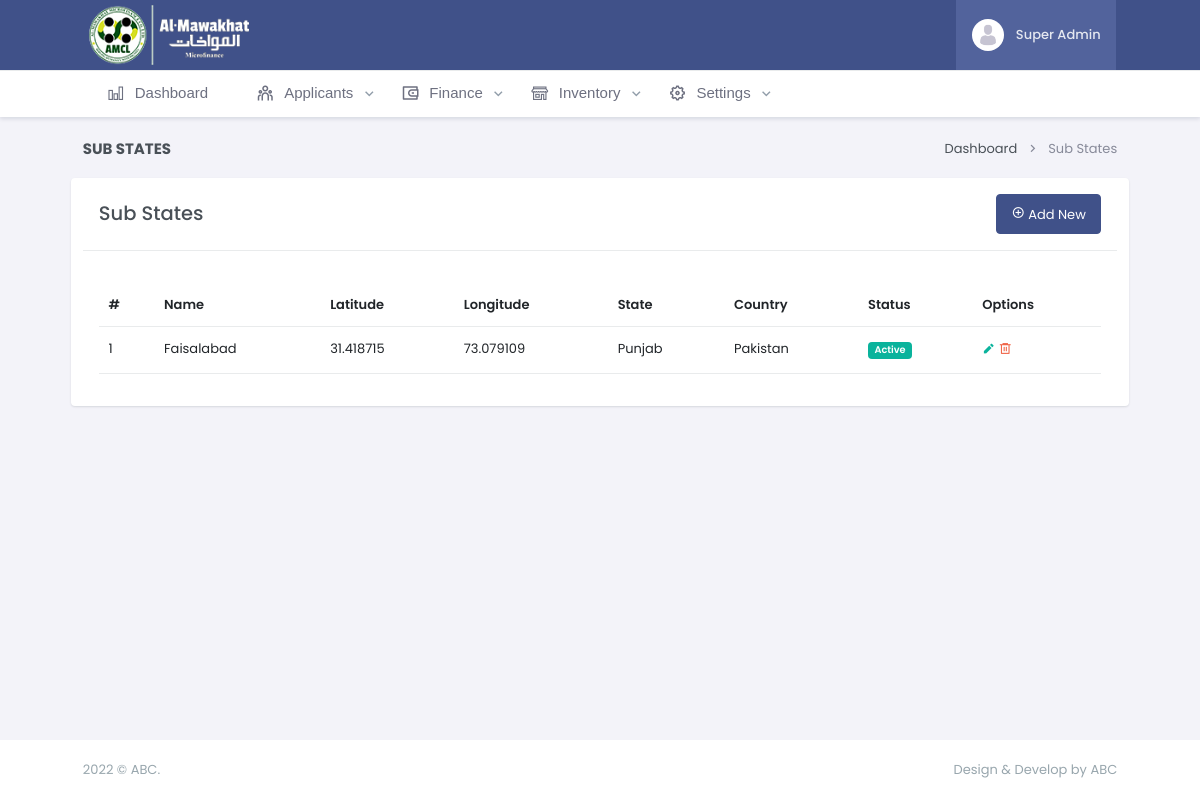
/sub-states (signed in), run on the app's committed database.
### settings/models.py (models this page shows, shortened)
class SubState(models.Model):
    STAUTS_CHOICES = (
        (1, 'Active'),
        (2, 'Inactive'),
    )
    status = models.IntegerField(choices=STAUTS_CHOICES, default=1)
    name = models.CharField(max_length=50)
    latitude = models.CharField(max_length=20)
    longitude = models.CharField(max_length=20)
    state = models.ForeignKey(State, on_delete=models.CASCADE, related_name='sub_states')
    country = models.ForeignKey(Country, on_delete=models.CASCADE, related_name='sub_states')
    class Meta:
        verbose_name = 'Sub State'
        verbose_name_plural = 'Sub States'
        db_table = 'Sub States'

class State(models.Model):
    STAUTS_CHOICES = (
        (1, 'Active'),
        (2, 'Inactive'),
    )
    status = models.IntegerField(choices=STAUTS_CHOICES, default=1)
    name = models.CharField(max_length=50)
    latitude = models.CharField(max_length=20)
    longitude = models.CharField(max_length=20)
    code_digit = models.CharField(max_length=5)
    code_alpha = models.CharField(max_length=5)
    country = models.ForeignKey(Country, on_delete=models.CASCADE, related_name='states')
    class Meta:
        verbose_name = 'State'
        verbose_name_plural = 'States'
        db_table = 'States'
    def __str__(self):
        return self.name

class Country(models.Model):
    STAUTS_CHOICES = (
        (1, 'Active'),
        (2, 'Inactive'),
    )
    status = models.IntegerField(choices=STAUTS_CHOICES, default=1)
    name = models.CharField(max_length=50)
    iso2digit = models.CharField(max_length=2)
    iso3digit = models.CharField(max_length=3)
    calling_code = models.CharField(max_length=10)
    latitude = models.CharField(max_length=20)
    longitude = models.CharField(max_length=20)
    timezone = models.CharField(max_length=50)
    currency = models.ForeignKey(Currency, on_delete=models.CASCADE)
    region = models.ForeignKey(Region, on_delete=models.CASCADE, related_name='regions')
    class Meta:
        verbose_name = 'Country'
        verbose_name_plural = 'Countries'
        db_table = 'Countries'
    def __str__(self):
        return self.name

### settings/views.py (the view, shortened to what this page needs)
# urls.py: path('sub-states', subStates, name='sub-states'),
@login_required
def subStates(request):
    countries = Country.objects.all().order_by('name')
    states = State.objects.all().order_by('name')
    sub_states = SubState.objects.all().order_by('-id')
    form = SubStateForm()
    context = {
        'countries' : countries,
        'states' : states,
        'sub_states' : sub_states,
        'form' : form,
    }
    return render(request, 'settings/sub-states.html', context)

### templates/settings/sub-states.html (shortened to what this page needs)
{% extends 'base.html' %} {% load static %} {% load crispy_forms_tags %}
{% block body %}
<div class="row">
    <div class="col-12">
        <div class="page-title-box d-sm-flex align-items-center justify-content-between">
            <h4 class="mb-sm-0">Sub States</h4>
            <div class="page-title-right">
                <ol class="breadcrumb m-0">
                    <li class="breadcrumb-item"><a href="{% url 'settings:dashboard' %}">Dashboard</a></li>
                    <li class="breadcrumb-item active">Sub States</li>
                </ol>
            </div>
        </div>
    </div>
</div>
<div class="row">
    <div class="card">
        <div class="card-header d-sm-flex align-items-center justify-content-between">
            <h4 class="mb-sm-0">Sub States</h4>
            <button class="btn btn-primary float-right" data-bs-toggle="modal" data-bs-target="#addSubStateModal"><i
                    class="ri-add-circle-line"></i> Add New</button>
        </div>
        <div class="card-body mt-3">
            {% if sub_states|length %}
            <div class=" table-responsive">
                <table class="table">
                    <thead>
                        <tr>
                            <th>#</th>
                            <th>Name</th>
                            <th>Latitude</th>
                            <th>Longitude</th>
                            <th>State</th>
                            <th>Country</th>
                            <th>Status</th>
                            <th>Options</th>
                        </tr>
                    </thead>
                    <tbody>
                        {% for i in sub_states %}
                        <tr>
                            <td scope="row">{{forloop.counter}}</td>
                            <td>{{i.name}}</td>
                            <td>{{i.latitude}}</td>
                            <td>{{i.longitude}}</td>
                            <td>{{i.state}}</td>
                            <td>{{i.country}}</td>
                            <td>
                                {% if i.status == 1 %}
                                <span class="badge bg-success">{{i.get_status_display}}</span>
                                {% else %}
                                <span class="badge bg-danger">{{i.get_status_display}}</span>
                                {% endif %}
                            </td>
                            <td>
                                <a type="button" class="text-success update-btn" data-id="{{i.id}}"
                                    data-name="{{i.name}}" data-latitude="{{i.latitude}}"
                                    data-longitude="{{i.longitude}}" data-status="{{i.status}}"
                                    data-state="{{i.state.id}}" data-country="{{i.country.id}}" data-bs-toggle="modal"
                                    data-bs-target="#updateSubStateModal">
                                    <i class="ri-pencil-fill"></i>
                                </a>
                                <a class="text-danger delete-btn" data-bs-toggle="modal"
                                    data-bs-target="#DeleteStateModal" data-id="{{i.id}}" data-name="{{i.name}}">
                                    <i class="ri-delete-bin-6-line"></i>
                                </a>
                            </td>
                        </tr>
                        {% endfor %}
                    </tbody>
                </table>
            </div>
            {% else %}
            <div class="card-header">
                <h4 class="text-center">No record found</h4>
            </div>
            {% endif %}
        </div>
    </div>
</div>
{% endblock body %}

### templates/base.html (shortened to what this page needs)
{% load static %}
<!doctype html>
<html lang="en" data-layout="horizontal" data-layout-style="" data-layout-position="fixed" data-topbar="dark">
<head>
    <link href="{% static 'libs/jsvectormap/css/jsvectormap.min.css' %}" rel="stylesheet" type="text/css" />
    <link rel="stylesheet" href="{% static 'libs/dropzone/dropzone.css' %}" type="text/css" />
    <link rel="stylesheet" href="{% static 'libs/filepond/filepond.min.css' %}" type="text/css" />
    <link rel="stylesheet"
        href="{% static 'libs/filepond-plugin-image-preview/filepond-plugin-image-preview.min.css' %}">
    <link href="https://cdn.jsdelivr.net/npm/select2@4.1.0-rc.0/dist/css/select2.min.css" rel="stylesheet" />
    <link href="{% static 'css/bootstrap.min.css' %}" rel="stylesheet" type="text/css" />
    <link href="{% static 'css/icons.min.css' %}" rel="stylesheet" type="text/css" />
    <link href="{% static 'css/app.min.css' %}" rel="stylesheet" type="text/css" />
    <link href="{% static 'css/custom.min.css' %}" rel="stylesheet" type="text/css" />
    <link href="{% static 'libs/sweetalert2/sweetalert2.min.css' %}" rel="stylesheet" type="text/css" />
</head>
<body>
    <div id="layout-wrapper">
        <header id="page-topbar">
            <div class="layout-width">
                <div class="navbar-header">
                    <div class="d-flex">
                        <div class="navbar-brand-box horizontal-logo">
                            <a href="{% url 'settings:dashboard' %}" class="logo logo-light">
                                <span class="logo-lg">
                                    <img src="{% static 'images/logo-light.png' %}" alt="" height="60">
                                </span>
                            </a>
                        </div>
                    </div>
                    <div class="d-flex align-items-center">
                        <div class="dropdown ms-sm-3 header-item topbar-user">
                            <button type="button" class="btn" id="page-header-user-dropdown" data-bs-toggle="dropdown"
                                aria-haspopup="true" aria-expanded="false">
                                <span class="d-flex align-items-center">
                                    <img class="rounded-circle header-profile-user"
                                        src="{% static 'images/users/avatar.jpg' %}" alt="Header Avatar">
                                    <span class="text-start ms-xl-2">
                                        <span
                                            class="d-none d-xl-inline-block ms-1 fw-medium user-name-text">{{request.user.first_name}}
                                            {{request.user.last_name}}</span>
                                    </span>
                                </span>
                            </button>
                        </div>
                    </div>
                </div>
            </div>
        </header>
        <div class="app-menu navbar-menu">
            <div id="scrollbar">
                <div class="container-fluid">
                    <ul class="navbar-nav" id="navbar-nav">
                        <li class="nav-item">
                            <a class="nav-link" href="{% url 'settings:dashboard' %}" aria-expanded="false"
                                aria-controls="sidebarDashboards">
                                <i class="las la-chart-bar"></i> <span data-key="t-dashboards">Dashboard</span>
                            </a>
                        </li>
                        <li class="nav-item">
                            <a class="nav-link" href="{% url 'settings:dashboard' %}" data-bs-toggle="collapse"
                                role="button" aria-expanded="false" aria-controls="sidebarDashboards">
                                <i class=" ri-team-line"></i> <span data-key="t-dashboards">Applicants</span>
                            </a>
                        </li>
                        <li class="nav-item">
                            <a class="nav-link" href="#" data-bs-toggle="collapse" role="button" aria-expanded="false"
                                aria-controls="sidebarDashboards">
                                <i class="ri-wallet-3-line"></i> <span data-key="t-dashboards">Finance</span>
                            </a>
                        </li>
                        <li class="nav-item">
                            <a class="nav-link" data-bs-toggle="collapse" role="button" aria-expanded="false"
                                aria-controls="sidebarDashboards">
                                <i class="las la-store-alt"></i> <span data-key="t-dashboards">Inventory</span>
                            </a>
                        </li>
                        <li class="nav-item">
                            <a class="nav-link" data-bs-toggle="collapse" role="button" aria-expanded="false"
                                aria-controls="sidebarDashboards">
                                <i class=" ri-settings-5-line"></i> <span data-key="t-dashboards">Settings</span>
                            </a>
                        </li>
                    </ul>
                </div>
            </div>
        </div>
    </div>
    <div class="main-content">
        <div class="page-content">
            <div class="container-fluid">
                {% block body %} {% endblock body %}
            </div>
        </div>
        <footer class="footer">
            <div class="container-fluid">
                <div class="row">
                    <div class="col-sm-6">
                         © ABC.
                    </div>
                    <div class="col-sm-6">
                        <div class="text-sm-end d-none d-sm-block">
                            Design & Develop by ABC
                        </div>
                    </div>
                </div>
            </div>
        </footer>
    </div>
</body>
</html>

### data on the page
SubState: name "Faisalabad", latitude "31.418715", longitude "73.079109", state "Punjab", country "Pakistan", status "Active"

### other printed values
{{ request.user.first_name }} "Super"
{{ request.user.last_name }} "Admin"
